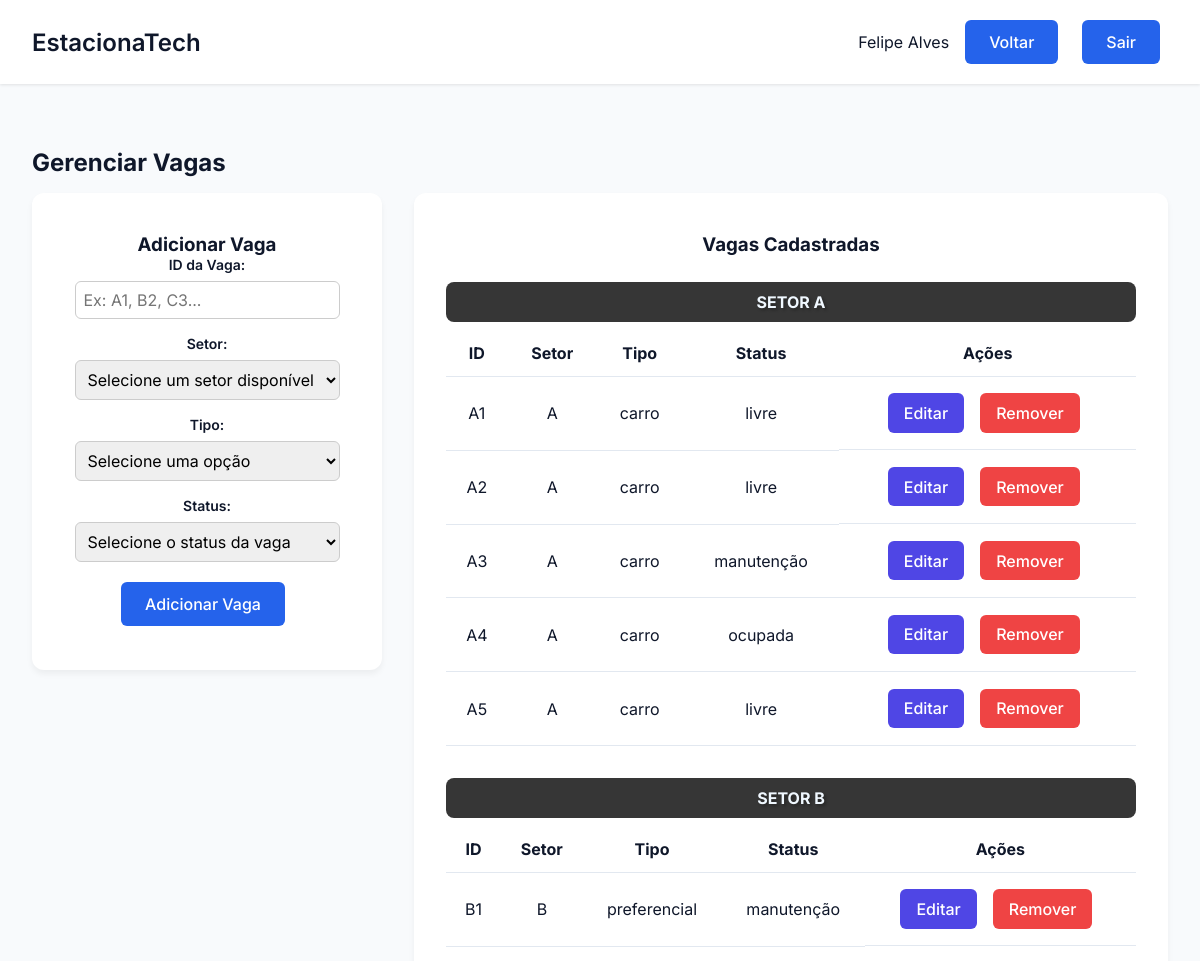
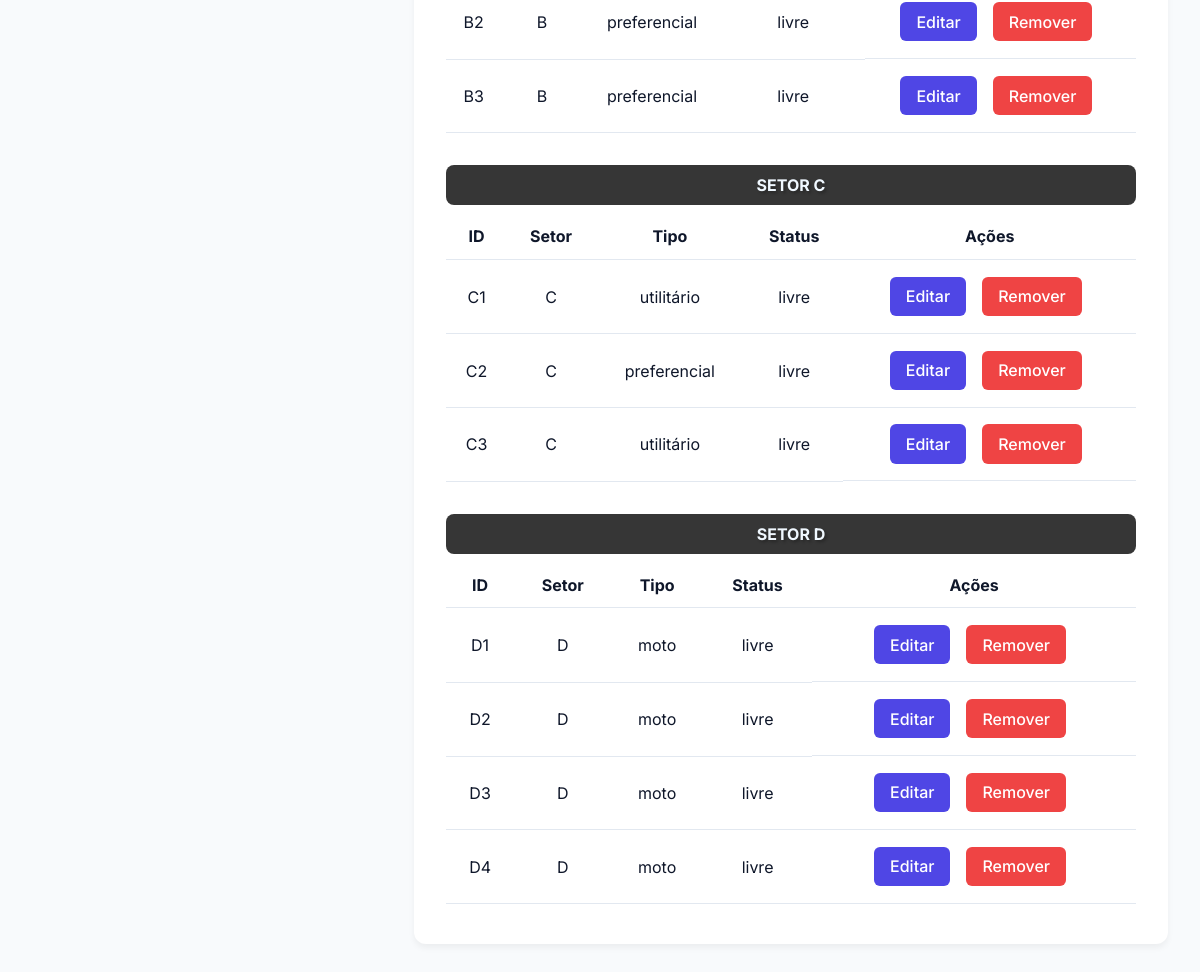
The app's page /vaga/config_vagas (signed in) with its own data (2 pictures, top to bottom).
### tables this page shows
CREATE TABLE Setor (
        id_setor TEXT PRIMARY KEY,
        n_vagas INTEGER NOT NULL
    );

CREATE TABLE "Vaga" (
        id_vaga TEXT PRIMARY KEY,
        setor TEXT NOT NULL,
        tipo TEXT NOT NULL CHECK (tipo IN ('carro', 'moto', 'utilitário', 'preferencial')),
        status TEXT NOT NULL CHECK (status IN ('livre', 'ocupada', 'reservada', 'manutenção')),
        FOREIGN KEY (setor) REFERENCES Setor(id_setor)
    );

### EstacionaTech/routes/vaga_routes.py (the view)
@vaga_bp.route('/config_vagas')
def config_vagas():
    vagas = VagaController.listar_vagas()
    setores = SetorController.listar_setores()
    print(setores)
    return render_template('config_vagas.html', vagas=vagas, setores=setores)

### EstacionaTech/controllers/setor_controller.py (called while the page is built)
    @staticmethod
    def listar_setores():
        setores = Setor.listar_todos()
        return setores

### EstacionaTech/controllers/vaga_controller.py (called while the page is built)
    @staticmethod
    def listar_vagas():
        vagas= Vaga.listar_todas()
        return vagas

### EstacionaTech/database/database.py (called while the page is built)
def conectar():
    diretorio_db = "EstacionaTech/database"
    if not os.path.exists(diretorio_db):
        os.makedirs(diretorio_db)  # Criar diretório caso não exista
    return sqlite3.connect(f"{diretorio_db}/estacionatech.db")

### EstacionaTech/models/setor.py (called while the page is built)
    def listar_todos():
        conn = conectar()
        cursor = conn.cursor()
        cursor.execute("SELECT * FROM Setor ORDER BY id_setor ASC")
        setores = cursor.fetchall()
        conn.close()
        return setores

### EstacionaTech/models/vaga.py (called while the page is built)
    def listar_todas():
        conn = conectar()
        cursor = conn.cursor()
        cursor.execute("SELECT * FROM vaga ORDER BY id_vaga ASC")
        vagas = cursor.fetchall()
        conn.close()
        return vagas

### app.py (called while the page is built)
@app.before_request
def make_session_permanent():
    session.permanent = True

### EstacionaTech/templates/config_vagas.html (shortened to what this page needs)
<!DOCTYPE html>
<html lang="pt-BR">
<head>
    <link rel="stylesheet" href="{{ url_for('static', filename='css/estilo.css') }}">
    <link rel="stylesheet" href="{{ url_for('static', filename='css/vagas.css') }}">
</head>
<body>
    <div class="dashboard">
        <header class="dashboard-header">
            <nav class="dashboard-nav container">
                <h1 class="dashboard-title">EstacionaTech</h1>
                <div class="dashboard-user">
                    <span>{{ session.get('nome') }}</span>
                    <a href="{{ url_for('admin.configuracoes_admin') }}" class="btn btn-primary">Voltar</a>
                    <a href="{{ url_for('auth.logout') }}" class="btn btn-primary">Sair</a>
                </div>
            </nav>
        </header>
        <main class="dashboard-content container">
            <h2 class="section-title">Gerenciar Vagas</h2>
            <div class="dashboard-grid">
                <div class="dashboard-card-form">
                    <h3>Adicionar Vaga</h3>
                    <form action="{{ url_for('vaga.adicionar_vaga') }}" method="POST" class="form">
                        <div class="form-group">
                            <label class="form-label" for="id_vaga">ID da Vaga:</label>
                            <input class="form-input" type="text" id="id_vaga" name="id_vaga" required placeholder="Ex: A1, B2, C3...">
                        </div>
                        <div class="form-group">
                            <label class="form-label" for="setor">Setor:</label>
                            <select class="form-input" id="setor" name="setor" required>
                                <option value="" disabled selected>Selecione um setor disponível</option>
                            </select>
                        </div>
                        <div class="form-group">
                            <label class="form-label" for="tipo">Tipo:</label>
                            <select class="form-input" id="tipo" name="tipo" required>
                                <option value="" disabled selected>Selecione uma opção</option>
                            </select>
                        </div>
                        <div class="form-group">
                            <label class="form-label" for="status">Status:</label>
                            <select class="form-input" id="status" name="status" required>
                                <option value="" disabled selected>Selecione o status da vaga</option>
                            </select>
                        </div>
                        <button type="submit" class="btn btn-primary">Adicionar Vaga</button>
                    </form>
                </div>
                <div class="dashboard-card">
                    <h3 class="section-title">Vagas Cadastradas</h3>
                    <div class="setor-container">
                        {% for setor in setores|batch(2, '') %}
                        <div class="setor-row">
                            {% for s in setor %}
                                {% if s %}
                                    <div class="setor-box">
                                        <h4 class="setor-section-title">SETOR {{ s[0] }}</h4>
                                        {% set setor_vagas = vagas|selectattr('1', 'equalto', s[0])|list %}
                                        {% if setor_vagas %}
                                        <div class="table-container">
                                            <table class="table">
                                                <thead>
                                                    <tr>
                                                        <th>ID</th>
                                                        <th>Setor</th>
                                                        <th>Tipo</th>
                                                        <th>Status</th>
                                                        <th>Ações</th>
                                                    </tr>
                                                </thead>
                                                <tbody>
                                                    {% for vaga in setor_vagas %}
                                                    <tr>
                                                        <td>{{ vaga[0] }}</td>
                                                        <td>{{ vaga[1] }}</td>
                                                        <td>{{ vaga[2] }}</td>
                                                        <td>{{ vaga[3] }}</td>
                                                        <td class="actions">
                                                            <button class="btn btn-secondary" onclick="openEditModal('{{ vaga[0] }}', '{{ vaga[1] }}', '{{ vaga[2] }}', '{{ vaga[3] }}')">Editar</button>
                                                            <form action="{{ url_for('vaga.remover_vaga') }}" method="POST" class="inline-form">
                                                                <button type="submit" class="btn btn-danger" onclick="return confirm('Tem certeza que deseja remover a vaga {{ vaga[0] }}?')">Remover</button>
                                                            </form>
                                                        </td>
                                                    </tr>
                                                    {% endfor %}
                                                </tbody>
                                            </table>
                                        </div>
                                        {% else %}
                                            <p class="no-data">Nenhuma vaga cadastrada no setor {{ s[0] }}.</p>
                                        {% endif %}
                                    </div>
                                {% endif %}
                            {% endfor %}
                        </div>
                        {% endfor %}
                    </div>
                </div>
            </div>
        </main>
    </div>
</body>
</html>

### EstacionaTech/static/css/estilo.css (style rules this page uses)
* { margin: 0; padding: 0; box-sizing: border-box; font-family: 'Inter', sans-serif; }
:root { --primary: #2563eb; --primary-dark: #1d4ed8; --secondary: #64748b; --danger: #ef4444; --success: #22c55e; --background: #f8fafc; --surface: #ffffff; --text: #0f172a; --text-light: #64748b; --primary-light: #93c5fd; --secondary: #4f46e5; --accent: #10b981; --card-bg: #ffffff; }
body { background-color: var(--background); color: var(--text); min-height: 100vh; }
.container { max-width: 1200px; margin: 0 auto; padding: 0 1rem; }
.form-group { margin-bottom: 1.5rem; }
.form-label { display: block; font-size: 0.875rem; font-weight: 500; margin-bottom: 0.5rem; color: var(--text); }
.form-input { width: 100%; padding: 0.75rem 1rem; border: 1px solid #e2e8f0; border-radius: 6px; font-size: 1rem; transition: all 0.2s; }
.btn { display: inline-flex; align-items: center; justify-content: center; padding: 0.75rem 1.5rem; margin-right: 0.5rem; margin-top: 0.25rem; margin-bottom: 0.25rem; background-color: var(--primary); color: white;; font-size: 1rem; font-weight: 500; border-radius: 6px; cursor: pointer; transition: all 0.2s; border: none; text-decoration: none; }
.btn-primary { background-color: var(--primary); color: white; }
.dashboard { min-height: 100vh; display: grid; grid-template-rows: auto 1fr; }
.dashboard-header { background: var(--surface); padding: 1rem; box-shadow: 0 1px 3px 0 rgb(0 0 0 / 0.1); margin-bottom: 2rem;; }
.dashboard-nav { display: flex; justify-content: space-between; align-items: center; }
.dashboard-title { font-size: 1.5rem; font-weight: 600; }
.dashboard-user { display: flex; align-items: center; gap: 1rem; }
.dashboard-content { padding: 2rem; }
.dashboard-content h2 { margin-bottom: 1rem; }
.dashboard-grid { display: grid; grid-template-columns: repeat(3, 1fr); gap: 2rem; margin-top: 1rem; min-height: 60vh; align-content: center; }
.dashboard-card { background-color: var(--card-bg); padding: 2.5rem 2rem; border-radius: 12px; box-shadow: 0 4px 6px rgba(0, 0, 0, 0.05); display: flex; flex-direction: column; align-items: center; text-align: center; transition: all 0.3s ease; border: none; height: 100%; justify-content: space-between; }
.dashboard-card h3 { margin-bottom: 10px; }
.btn-secondary { background-color: var(--secondary); color: white; }

### EstacionaTech/static/css/vagas.css (style rules this page uses)
.section-title { margin-bottom: 2rem; }
.dashboard-grid { display: grid; grid-template-columns: 350px 1fr; gap: 2rem; align-items: start; }
.dashboard-card-form { background-color: var(--card-bg); padding: 2.5rem 2rem; border-radius: 12px; box-shadow: 0 4px 6px rgba(0, 0, 0, 0.05); display: flex; flex-direction: column; align-items: center; text-align: center; transition: all 0.3s ease; border: none; height: auto; justify-content: space-between; }
.setor-section-title { background-color: #363636; color: #F0F8FF; padding: 10px 20px; margin-top: 1rem; text-shadow: 2px 2px 3px rgba(0, 0, 0, 0.3); border-radius: 8px; }
.form-group { margin-bottom: 1rem; }
.form-group label { display: block; margin-bottom: 0.5rem; font-weight: 600; }
.form-group input, .form-group select { width: 100%; padding: 0.5rem; border-radius: 6px; border: 1px solid #ccc; }
.table-container { overflow-x: auto; }
.table { width: 100%; border-collapse: collapse; margin-top: 0.5rem; }
.table th, .table td { padding: 0.8rem; text-align: center; border-bottom: 1px solid #e2e8f0; }
.table th { text-align: center; }
.actions { display: flex; gap: 0.5rem; justify-content: center; }
.setor-container { display: flex; flex-direction: column; gap: 1rem; }
.setor-row { display: flex; gap: 1rem; flex-wrap: wrap; }
.setor-box { min-width: 300px; width: 100%; }
.btn-secondary { background-color: var(--secondary); color: white; border: none; padding: 0.6rem 1rem; border-radius: 6px; cursor: pointer; transition: background-color 0.2s; }
.btn-danger { background-color: var(--danger); color: white; border: none; padding: 0.6rem 1rem; border-radius: 6px; cursor: pointer; transition: background-color 0.2s; }

### records on screen
Setor: id_setor "A"
Vaga: id_vaga "A1", setor "A", tipo "carro", status "livre"
Vaga: id_vaga "A2", setor "A", tipo "carro", status "livre"
Vaga: id_vaga "A3", setor "A", tipo "carro", status "manutenção"
Vaga: id_vaga "A4", setor "A", tipo "carro", status "ocupada"
Vaga: id_vaga "A5", setor "A", tipo "carro", status "livre"
Setor: id_setor "B"
Vaga: id_vaga "B1", setor "B", tipo "preferencial", status "manutenção"
Vaga: id_vaga "B2", setor "B", tipo "preferencial", status "livre"
Vaga: id_vaga "B3", setor "B", tipo "preferencial", status "livre"
Setor: id_setor "C"
Vaga: id_vaga "C1", setor "C", tipo "utilitário", status "livre"
Vaga: id_vaga "C2", setor "C", tipo "preferencial", status "livre"
Vaga: id_vaga "C3", setor "C", tipo "utilitário", status "livre"
Setor: id_setor "D"
Vaga: id_vaga "D1", setor "D", tipo "moto", status "livre"
Vaga: id_vaga "D2", setor "D", tipo "moto", status "livre"
Vaga: id_vaga "D3", setor "D", tipo "moto", status "livre"
Vaga: id_vaga "D4", setor "D", tipo "moto", status "livre"

### other values on screen
{{ session.get('nome') }} "Felipe Alves"
